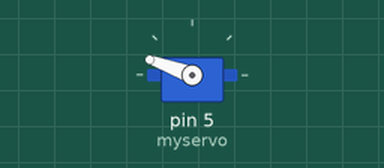
A sketch run on a simulated Arduino Uno, built with avr-gcc and run on an emulated ATmega328P. On the bench: servo.

Above: at 0.05 s.
At 0.15 s:
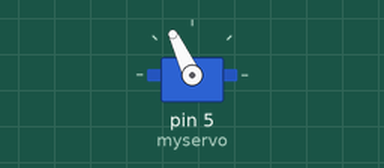
At 0.3 s:
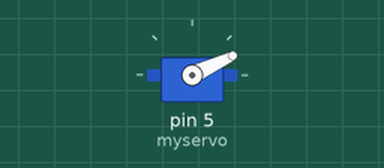
Timing chart, 0 to 3.0 s (numbered marks = the images above):
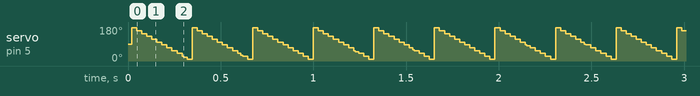

The sketch:

servo_test.ino
```cpp
#include <Servo.h>

Servo myservo;

void setup() {
  // put your setup code here, to run once:
  myservo.attach(5);
  delay(10);
  myservo.write(10);

}

void loop() {
  // put your main code here, to run repeatedly:

  //turn right 0~180
  int angle;
  for (angle = 0; angle <180 ; angle = angle +5){
  }

  //turn left  180~0
  for (angle = 180; angle > 0 ; angle = angle -5){
    myservo.write(angle);
    delay(9);
  }


}
```
